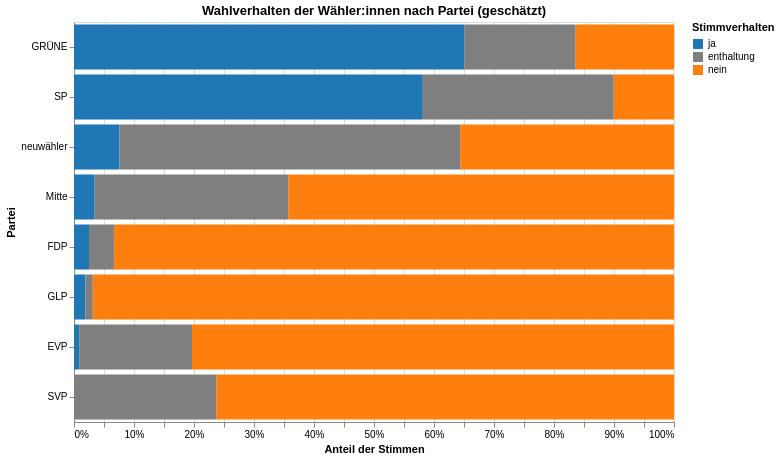

Write notebook code for a chart like this one.
### Code cell
# Prepare data for the chart
df_chart = df_long.filter(pl.col('variable').is_in(['ja', 'enthaltung', 'nein']))

# Calculate percentage of 'ja' for each party to sort by
df_ja_percent = df_chart.group_by('partei').agg([
    pl.col('value').sum().alias('total'),
    pl.col('value').filter(pl.col('variable') == 'ja').sum().alias('ja_votes')
]).with_columns(
    (pl.col('ja_votes') / pl.col('total')).alias('ja_percent')
).sort('ja_percent', descending=True)

# Get the sorted party order
party_order = df_ja_percent['partei'].to_list()

# Create the chart with custom color scheme and sorting
chart = alt.Chart(df_chart).mark_bar().encode(
    x=alt.X('sum(value):Q', 
            stack='normalize', 
            title='Anteil der Stimmen'),
    y=alt.Y('partei:N', 
            title='Partei',
            sort=party_order),
    color=alt.Color('variable:N', 
                   title='Stimmverhalten',
                   scale=alt.Scale(
                       domain=['ja', 'enthaltung', 'nein'],
                       range=['#1f77b4', '#7f7f7f', '#ff7f0e']  # blue, grey, orange
                   )),
    tooltip=[
        alt.Tooltip('partei', title='Partei'),
        alt.Tooltip('variable', title='Stimmverhalten'),
    ],
    order=alt.Order('variable_order:O')
).transform_calculate(
    # Create an order field for proper stacking
    variable_order='if(datum.variable == "ja", 1, if(datum.variable == "enthaltung", 2, 3))',
    # Format numbers with thousand separators
    value_formatted='format(datum.value, ",.0f")',
    # Calculate and format percentage
    percentage_formatted='format(datum.value / datum.total_party, ".1%")'
).properties(
    width=600,
    height=400,
    title='Wahlverhalten der Wähler:innen nach Partei (geschätzt)'
)

chart

### Figure 1 — Vega-Lite specification as saved in the notebook (floating-point values rounded to 4 significant figures)
{"config": {"view": {"continuousWidth": 300, "continuousHeight": 300}}, "data": {"name": "data-0b60f3524fd53af39a27e008477fe5c8"}, "mark": {"type": "bar"}, "encoding": {"color": {"field": "variable", "scale": {"domain": ["ja", "enthaltung", "nein"], "range": ["#1f77b4", "#7f7f7f", "#ff7f0e"]}, "title": "Stimmverhalten", "type": "nominal"}, "order": {"field": "variable_order", "type": "ordinal"}, "tooltip": [{"field": "partei", "title": "Partei", "type": "nominal"}, {"field": "variable", "title": "Stimmverhalten", "type": "nominal"}], "x": {"aggregate": "sum", "field": "value", "stack": "normalize", "title": "Anteil der Stimmen", "type": "quantitative"}, "y": {"field": "partei", "sort": ["GRÜNE", "SP", "neuwähler", "Mitte", "FDP", "GLP", "EVP", "SVP"], "title": "Partei", "type": "nominal"}}, "height": 400, "title": "Wahlverhalten der Wähler:innen nach Partei (geschätzt)", "transform": [{"calculate": "if(datum.variable == \"ja\", 1, if(datum.variable == \"enthaltung\", 2, 3))", "as": "variable_order"}, {"calculate": "format(datum.value, \",.0f\")", "as": "value_formatted"}, {"calculate": "format(datum.value / datum.total_party, \".1%\")", "as": "percentage_formatted"}], "width": 600, "$schema": "https://vega.github.io/schema/vega-lite/v5.20.1.json", "datasets": {"data-0b60f3524fd53af39a27e008477fe5c8": [{"partei": "FDP", "variable": "ja", "value": 9009}, {"partei": "SP", "variable": "ja", "value": 271396}, {"partei": "SVP", "variable": "ja", "value": 196}, {"partei": "EVP", "variable": "ja", "value": 429}, {"partei": "GRÜNE", "variable": "ja", "value": 161177}, {"partei": "GLP", "variable": "ja", "value": 3649}, {"partei": "Mitte", "variable": "ja", "value": 12493}, {"partei": "neuwähler", "variable": "ja", "value": 6124}, {"partei": "FDP", "variable": "nein", "value": 335742}, {"partei": "SP", "variable": "nein", "value": 46973}, {"partei": "SVP", "variable": "nein", "value": 548294}, {"partei": "EVP", "variable": "nein", "value": 40118}, {"partei": "GRÜNE", "variable": "nein", "value": 40643}, {"partei": "GLP", "variable": "nein", "value": 186605}, {"partei": "Mitte", "variable": "nein", "value": 233097}, {"partei": "neuwähler", "variable": "nein", "value": 28840}, {"partei": "FDP", "variable": "enthaltung", "value": 14916}, {"partei": "SP", "variable": "enthaltung", "value": 148486}, {"partei": "SVP", "variable": "enthaltung", "value": 170280}, {"partei": "EVP", "variable": "enthaltung", "value": 9390}, {"partei": "GRÜNE", "variable": "enthaltung", "value": 45881}, {"partei": "GLP", "variable": "enthaltung", "value": 2349}, {"partei": "Mitte", "variable": "enthaltung", "value": 116992}, {"partei": "neuwähler", "variable": "enthaltung", "value": 45958}]}}
